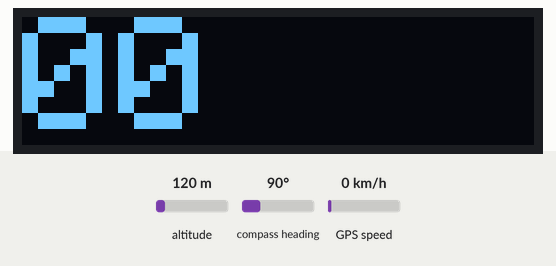
This sketch was run on a simulated Arduino Uno, built with avr-gcc and run on an emulated ATmega328P. Shown: 128×32 one-colour display. The test bench sets the inputs (shaded band); at power-on: GPS speed 0 km/h, altitude 120 m, compass heading 90°. The GPS gets a fix after 3 s at 37.7749, -122.4194 with 8 satellites.

Above: at 3.6 s.
3.7 s: GPS speed set to 2 km/h
At 5.2 s:
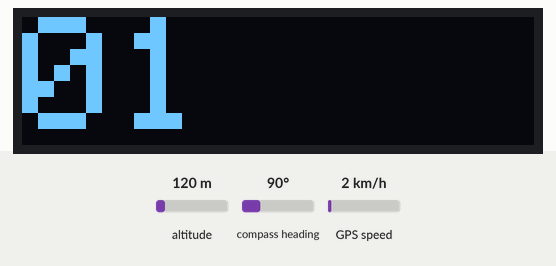
5.5 s: GPS speed set to 30 km/h
At 6.9 s:
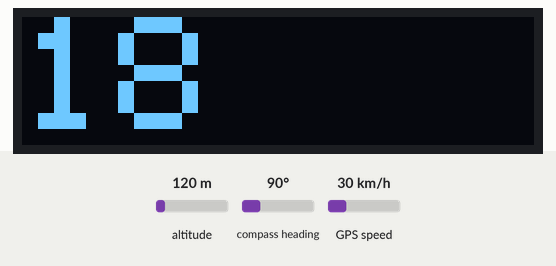
7.5 s: GPS speed set to 2 km/h
At 8.4 s:
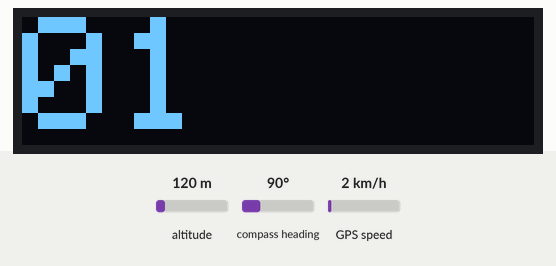
Timing chart, 0 to 10.5 s (numbered marks = the images above; inputs shaded):
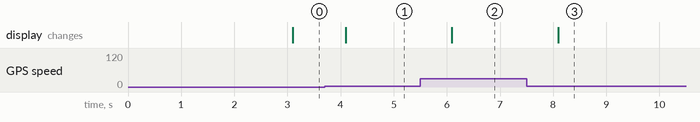

The sketch:

GorperHUGE.ino
```cpp
#include <SPI.h>
#include <Wire.h>
#include <Adafruit_GFX.h>
#include <Adafruit_SSD1306.h>

#include <TinyGPS++.h> //for gps
#include <SoftwareSerial.h> //for gps


#define SCREEN_WIDTH 128 // OLED display width, in pixels
#define SCREEN_HEIGHT 32 // OLED display height, in pixels

#define OLED_RESET     -1
#define SCREEN_ADDRESS 0x3C

Adafruit_SSD1306 display(SCREEN_WIDTH, SCREEN_HEIGHT, &Wire, OLED_RESET);

TinyGPSPlus gps;

SoftwareSerial ss(4, 3);


void setup() {
  // put your setup code here, to run once:
    // SSD1306_SWITCHCAPVCC = generate display voltage from 3.3V internally
  if(!display.begin(SSD1306_SWITCHCAPVCC, SCREEN_ADDRESS)) {
    Serial.println(F("SSD1306 allocation failed"));
    for(;;); // Don't proceed, loop forever
  }
  display.clearDisplay();
  floatshow(13.2);
  display.display();
  Serial.begin(9600); // starts serial monitor yapping
  ss.begin(9600); // starts gps serial yapping?
}


void loop(){
  // This sketch displays information every time a new sentence is correctly encoded.
  unsigned long clickt = 0;
  float lat = 0;
  float lng = 0;
  float speedy = 13.2;
  while (ss.available() > 0){
    gps.encode(ss.read());
    if (gps.location.isUpdated()){
      //Serial.print("Latitude= ");
      //Serial.print(gps.location.lat(), 6);
      //Serial.print(" Longitude= ");
      //Serial.println(gps.location.lng(), 6);
      //Serial.print("\nSatty's ");
      //Serial.println(ss.available());
      lat = gps.location.lat();
      lng = gps.location.lng();
      //Serial.println(TinyGPSPlus::cardinal(gps.course.deg()));

      speedy = gps.speed.mph();

      //Serial.print("Speed in miles/h = ");


      if (millis() >= (clickt + 500)) {
        //Adjusting interval time ^^, can fix/break things. Thinking emote

        //Serial.print(millis());
        clickt = millis();
        //Serial.println(speedy);
        floatshow(speedy);
      }

    }

  }

}


char horid(int meth) {
  // LOOK AWAY
  // I was too lazy to figure out how to do this properly
  // just pretend this function doesn't exist
  switch (meth)
  {
    case 0:
      return '0';
    case 1:
      return '1';
    case 2:
      return '2';
    case 3:
      return '3';
    case 4:
      return '4';
    case 5:
      return '5';
    case 6:
      return '6';
    case 7:
      return '7';
    case 8:
      return '8';
    case 9:
      return '9';
    default:
      return 'L';
  }
}

void floatshow(float rawspeed) {
  //display.clearDisplay();
  //display.display();
  char disp[5] = {' ',' ',' ',' ',' '};
  int trunkspeed = (int)(rawspeed);
  int first = trunkspeed / 10;
  int secon = trunkspeed % 10;
  char firstchar = horid(first);
  char seconchar = horid(secon);

  display.setTextSize(4);      // Normal 1:1 pixel scale
  display.setTextColor(SSD1306_WHITE); // Draw white text
  display.setCursor(0, 0);     // Start at top-left corner
  display.cp437(true);         // Use full 256 char 'Code Page 437' font
  disp[0] = firstchar;
  disp[1] = seconchar;
  display.clearDisplay();
  display.println(disp);
  display.display();


}
```

Measured:
- after the input at 3.7 s, the display: changes after 0.40 s (image 1)
- after the input at 5.5 s, the display: changes after 0.60 s (image 2)
- after the input at 7.5 s, the display: changes after 0.60 s (image 3)
